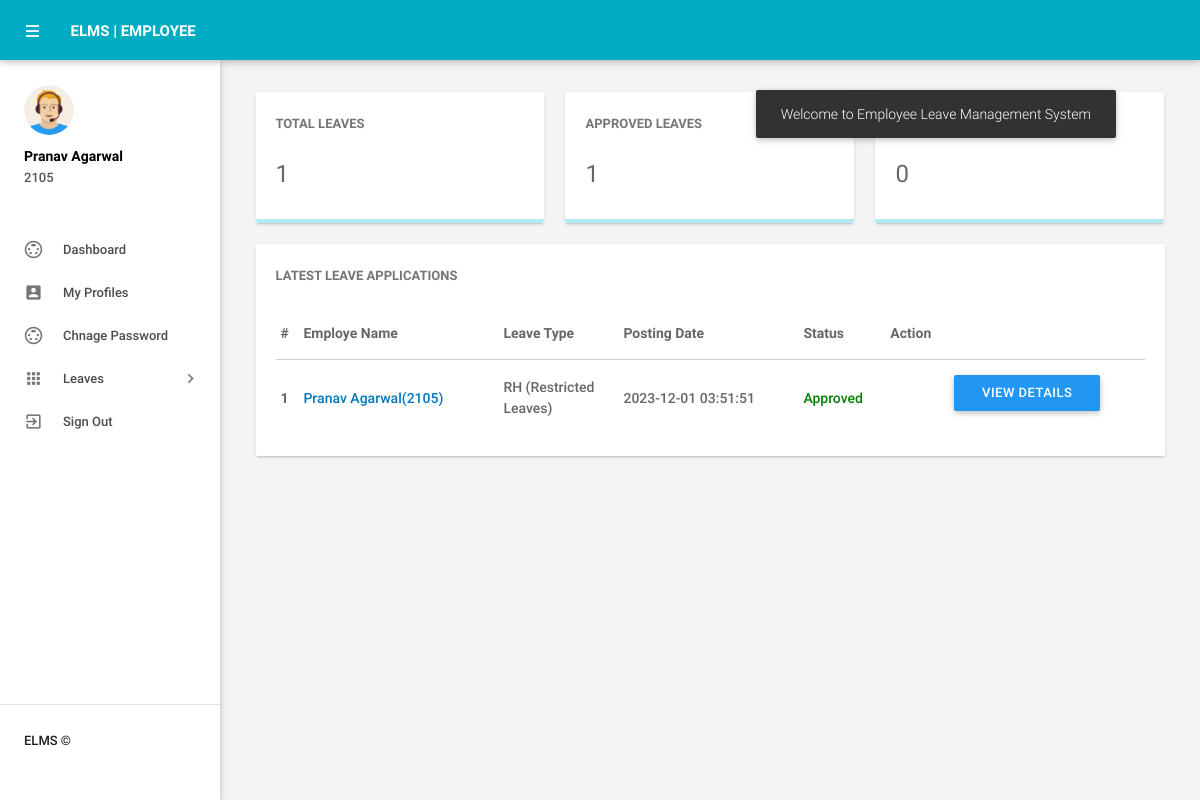
The app's page /dashboard.php (signed in) with its own data.
### tables this page shows
CREATE TABLE `tblemployees` (
  `id` int(11) NOT NULL,
  `EmpId` varchar(100) NOT NULL,
  `FirstName` varchar(150) DEFAULT NULL,
  `LastName` varchar(150) DEFAULT NULL,
  `EmailId` varchar(200) DEFAULT NULL,
  `Password` varchar(180) DEFAULT NULL,
  `Gender` varchar(100) DEFAULT NULL,
  `Dob` varchar(100) DEFAULT NULL,
  `Department` varchar(255) DEFAULT NULL,
  `Address` varchar(255) DEFAULT NULL,
  `City` varchar(200) DEFAULT NULL,
  `Country` varchar(150) DEFAULT NULL,
  `Phonenumber` char(11) DEFAULT NULL,
  `Status` int(1) DEFAULT NULL,
  `RegDate` timestamp NULL DEFAULT current_timestamp()
);

CREATE TABLE `tblleaves` (
  `id` int(11) NOT NULL,
  `LeaveType` varchar(110) DEFAULT NULL,
  `ToDate` varchar(120) DEFAULT NULL,
  `FromDate` varchar(120) DEFAULT NULL,
  `Description` mediumtext DEFAULT NULL,
  `PostingDate` timestamp NULL DEFAULT current_timestamp(),
  `AdminRemark` mediumtext DEFAULT NULL,
  `AdminRemarkDate` varchar(120) DEFAULT NULL,
  `Status` int(1) DEFAULT NULL,
  `IsRead` int(1) DEFAULT NULL,
  `empid` int(11) DEFAULT NULL
);

### dashboard.php (the view, shortened to what this page needs)
<?php
include('includes/config.php');
if(strlen($_SESSION['emplogin'])==0)
    {
header('location:index.php');
}
else{
?>
<!DOCTYPE html>
<html lang="en">
    <head>
        <link type="text/css" rel="stylesheet" href="assets/plugins/materialize/css/materialize.min.css"/>
        <link href="assets/plugins/metrojs/MetroJs.min.css" rel="stylesheet">
        <link href="assets/plugins/weather-icons-master/css/weather-icons.min.css" rel="stylesheet">
        <link href="assets/css/alpha.min.css" rel="stylesheet" type="text/css"/>
        <link href="assets/css/custom.css" rel="stylesheet" type="text/css"/>
    </head>
    <body>
           <?php include('includes/header.php');?>
       <?php include('includes/sidebar.php');?>
            <main class="mn-inner">
                <div class="">
                    <div class="row no-m-t no-m-b">
                    <a href="leavehistory.php" target="blank">
                    <div class="col s12 m12 l4">
                        <div class="card stats-card">
                            <div class="card-content">
                                <span class="card-title">Total Leaves</span>
<?php $eid=$_SESSION['eid'];
$sql = "SELECT id from  tblleaves where empid ='$eid'";
$query = $dbh -> prepare($sql);
$query->execute();
$totalleaves=$query->rowCount();
?>
                                <span class="stats-counter"><span class="counter"><?php echo htmlentities($totalleaves);?></span></span>
                            </div>
                            <div class="progress stats-card-progress">
                            </div>
                        </div>
                    </div></a>
     <a href="leavehistory.php" target="blank">
                    <div class="col s12 m12 l4">
                        <div class="card stats-card">
                            <div class="card-content">
                                <span class="card-title">Approved Leaves</span>
                                    <?php
$sql = "SELECT id from  tblleaves where Status=1 and empid ='$eid'";
$query = $dbh -> prepare($sql);
$query->execute();
$approvedleaves=$query->rowCount();
?>
                                <span class="stats-counter"><span class="counter"><?php echo htmlentities($approvedleaves);?></span></span>
                            </div>
                            <div class="progress stats-card-progress">
                            </div>
                        </div>
                    </div></a>
     <a href="leavehistory.php" target="blank">
                    <div class="col s12 m12 l4">
                        <div class="card stats-card">
                            <div class="card-content">
                                <span class="card-title">New Leaves Applications</span>
                                    <?php
$sql = "SELECT id from  tblleaves where Status=0 and empid ='$eid'";
$query = $dbh -> prepare($sql);
$query->execute();
$approvedleaves=$query->rowCount();
?>
                                <span class="stats-counter"><span class="counter"><?php echo htmlentities($approvedleaves);?></span></span>
                            </div>
                            <div class="progress stats-card-progress">
                            </div>
                        </div>
                    </div></a>
                </div>
                    <div class="row no-m-t no-m-b">
                        <div class="col s15 m12 l12">
                            <div class="card invoices-card">
                                <div class="card-content">
                                    <span class="card-title">Latest Leave Applications</span>
                             <table id="example" class="display responsive-table ">
                                    <thead>
                                        <tr>
                                            <th>#</th>
                                            <th width="200">Employe Name</th>
                                            <th width="120">Leave Type</th>
                                             <th width="180">Posting Date</th>
                                            <th>Status</th>
                                            <th align="center">Action</th>
                                        </tr>
                                    </thead>
                                    <tbody>
<?php $sql ="SELECT tblleaves.id as lid,tblemployees.FirstName,tblemployees.LastName,tblemployees.EmpId,tblemployees.id,tblleaves.LeaveType,tblleaves.PostingDate,tblleaves.Status from tblleaves join tblemployees on tblleaves.empid=tblemployees.id where tblleaves.empid='$eid' order by lid desc limit 6";
$query = $dbh -> prepare($sql);
$query->execute();
$results=$query->fetchAll(PDO::FETCH_OBJ);
$cnt=1;
if($query->rowCount() > 0)
{
foreach($results as $result)
{
      ?>
                                        <tr>
                                            <td> <b><?php echo htmlentities($cnt);?></b></td>
                                              <td><a href="editemployee.php?empid=<?php echo htmlentities($result->id);?>" target="_blank"><?php echo htmlentities($result->FirstName." ".$result->LastName);?>(<?php echo htmlentities($result->EmpId);?>)</a></td>
                                            <td><?php echo htmlentities($result->LeaveType);?></td>
                                            <td><?php echo htmlentities($result->PostingDate);?></td>
                                                                       <td><?php $stats=$result->Status;
if($stats==1){
                                             ?>
                                                 <span style="color: green">Approved</span>
                                                 <?php } if($stats==2)  { ?>
                                                <span style="color: red">Not Approved</span>
                                                 <?php } if($stats==0)  { ?>
 <span style="color: blue">waiting for approval</span>
 <?php } ?>
                                             </td>
          <td>
           <td><a href="leave-details.php?leaveid=<?php echo htmlentities($result->lid);?>" class="waves-effect waves-light btn blue m-b-xs"  > View Details</a></td>
                                    </tr>
                                         <?php $cnt++;} }?>
                                    </tbody>
                                </table>
                                </div>
                            </div>
                        </div>
                    </div>
                </div>
            </main>
        </div>
    </body>
</html>
<?php } ?>

### includes/sidebar.php (shortened to what this page needs)
     <aside id="slide-out" class="side-nav white fixed">
                <div class="side-nav-wrapper">
                    <div class="sidebar-profile">
                        <div class="sidebar-profile-image">
                            <img src="assets/images/profile-image.png" class="circle" alt="">
                        </div>
                        <div class="sidebar-profile-info">
                    <?php
$eid=$_SESSION['eid'];
$sql = "SELECT FirstName,LastName,EmpId from  tblemployees where id=:eid";
$query = $dbh -> prepare($sql);
$query->bindParam(':eid',$eid,PDO::PARAM_STR);
$query->execute();
$results=$query->fetchAll(PDO::FETCH_OBJ);
if($query->rowCount() > 0)
{
foreach($results as $result)
{               ?>
                                <p><?php echo htmlentities($result->FirstName." ".$result->LastName);?></p>
                                <span><?php echo htmlentities($result->EmpId)?></span>
                         <?php }} ?>
                        </div>
                    </div>
                <ul class="sidebar-menu collapsible collapsible-accordion" data-collapsible="accordion">
               <li class="no-padding"><a class="waves-effect waves-grey" href="dashboard.php"><i class="material-icons">settings_input_svideo</i>Dashboard</a></li>
  <li class="no-padding"><a class="waves-effect waves-grey" href="myprofile.php"><i class="material-icons">account_box</i>My Profiles</a></li>
  <li class="no-padding"><a class="waves-effect waves-grey" href="emp-changepassword.php"><i class="material-icons">settings_input_svideo</i>Chnage Password</a></li>
                    <li class="no-padding">
                        <a class="collapsible-header waves-effect waves-grey"><i class="material-icons">apps</i>Leaves<i class="nav-drop-icon material-icons">keyboard_arrow_right</i></a>
                    </li>
                  <li class="no-padding">
                                <a class="waves-effect waves-grey" href="logout.php"><i class="material-icons">exit_to_app</i>Sign Out</a>
                            </li>
                </ul>
                <div class="footer">
                    <p class="copyright"> ELMS ©</p>
                </div>
                </div>
            </aside>

### records on screen
tblemployees: FirstName+LastName "Pranav Agarwal", EmpId "2105"
tblleaves: tblemployees.FirstName+LastName "Pranav Agarwal", tblemployees.EmpId "2105", LeaveType "RH (Restricted Leaves)", PostingDate "2023-12-01 03:51:51", Status "Approved"

### other values on screen
$totalleaves "1"
$approvedleaves "1"
$approvedleaves "0"
